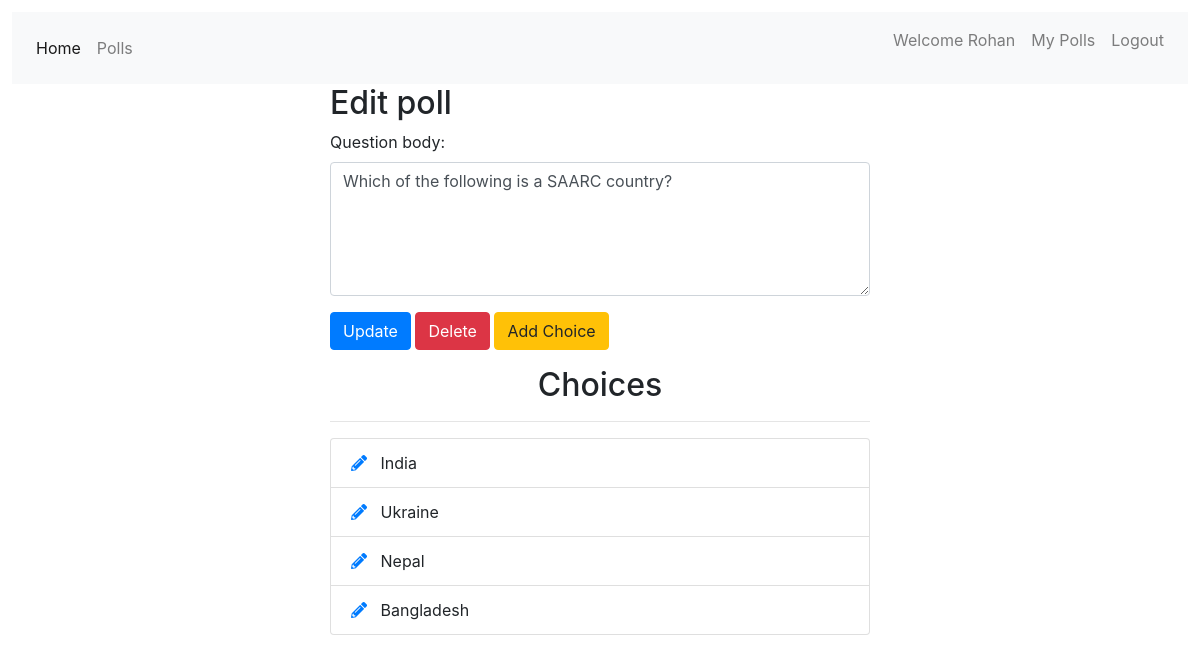
The app's page /polls/edit/5/ (signed in) with its own data.
### accounts/models.py (models this page shows, shortened)
class User_meta_data(models.Model):
    first_name = models.CharField(max_length=200,null=True,blank=True)
    last_name = models.CharField(max_length=200, null=True, blank=True)
    user = models.ForeignKey(User,related_name='usermeta',on_delete=models.CASCADE)

### polls/models.py (models this page shows, shortened)
class Poll_question(models.Model):
    question_body = models.CharField(max_length=200)
    is_single = models.BooleanField(default=1, verbose_name="Single Choice")
    published_date = models.DateTimeField('Date Published', default=timezone.now)
    creator = models.ForeignKey(User, on_delete=models.CASCADE)
    class Meta:
        ordering = ['-published_date']

class Poll_option(models.Model):
    question = models.ForeignKey(Poll_question, on_delete=models.CASCADE)
    option_body = models.CharField(max_length=200)

### polls/views.py (the view)
# urls.py: path('edit/<int:pk>/', views.polls_edit, name='edit'),
@login_required
def polls_edit(request, pk):
    question = get_object_or_404(Poll_question, pk=pk)
    user_meta = User_meta_data.objects.get(id=request.user.id)
    if request.user != question.creator:
        return redirect('home')
    if request.method == 'POST':
        form = EditPollForm(request.POST, instance=question)
        if form.is_valid:
            form.save()
            return redirect("polls:list")
    else:
        form = EditPollForm(instance=question)
    return render(request, "polls/poll_edit.html", {'form': form, 'poll': question, 'user': user_meta})

### polls/forms.py
class EditPollForm(forms.ModelForm):
    class Meta:
        model = Poll_question
        fields = ['question_body', ]
        widgets = {
            'question_body': forms.Textarea(attrs={'class': 'form-control', 'rows': 5, 'cols': 20}),
        }

### polls/templates/polls/poll_edit.html (shortened to what this page needs)
{% extends 'base.html' %}
{% block content %}
<div class="container">
    <div class="row center">
        <div class="col-md-6 offset-md-3">
            <h2>Edit poll</h2>
            <form action="" method="POST">
                {% for field in form %}
                <div class="form-group">
                    {{ field.label_tag }}
                    {{ field }}
                </div>
                {% endfor %}
                <button type="submit" class="btn btn-primary">Update</button>
                <a class="btn btn-danger" href="{% url 'polls:delete_poll' poll.id %}" role="button" onclick="return confirm('Are you sure?')">Delete</a>
                <a class="btn btn-warning" href="{% url 'polls:add_choice' poll.id %}" role="button">Add Choice</a>
            </form>
            <div class="choices">
                <h2 class="text-center mt-3">Choices</h2>
                <hr>
                <ul class="list-group">
                    {% for choice in poll.poll_option_set.all %}
                    <li class="list-group-item">
                        <a href="{% url 'polls:choice_edit' choice.id %}">
                            <i class="fas fa-pencil-alt">
                            </i>
                        </a>&nbsp
                        {{ choice.option_body }}
                    </li>
                    {% endfor %}
                </ul>
            </div>
        </div>
    </div>
</div>
{% endblock %}

### templates/navbar.html (shortened to what this page needs)
<nav class="navbar navbar-expand-sm navbar-light bg-light">
    <div class="collapse navbar-collapse" id="collapsibleNavId">
        <ul class="navbar-nav mr-auto mt-2 mt-lg-0">
            <li class="nav-item active">
                <a class="nav-link" href="{% url 'home' %}">Home <span class="sr-only">(current)</span></a>
            </li>
            {% if request.user.is_authenticated %}
            <li class="nav-item">
                <a class="nav-link" href="{% url 'polls:list' %}">Polls</a>
            </li>
            {% endif %}
        </ul>
        <div class="navbar-nav ml-auto">
            {% if request.user.is_authenticated %}
            <p class="nav-link">Welcome {{user.first_name}}</p>
            <a class="nav-link" href="{% url 'polls:list_by_user' %}">My Polls</a>
            <a class="nav-link" href="{% url 'accounts:logout' %}">Logout</a>
            {% else %}
            <a class="nav-link" href="{% url 'accounts:login' %}">Login</a>
            <a class="nav-link" href="{% url 'accounts:register' %}">Register</a>
            {% endif %}
        </div>
    </div>
</nav>

### templates/base.html (style rules this page uses)
html, body { height: 100%; padding: 0.5vw; }

### records on screen
User_meta_data: first_name "Rohan"
Poll_question: form "Which of the following is a SAARC country?"
Poll_option: option_body "India"
Poll_option: option_body "Ukraine"
Poll_option: option_body "Nepal"
Poll_option: option_body "Bangladesh"

### other values on screen
{{ field.label_tag }} "Question body:"
